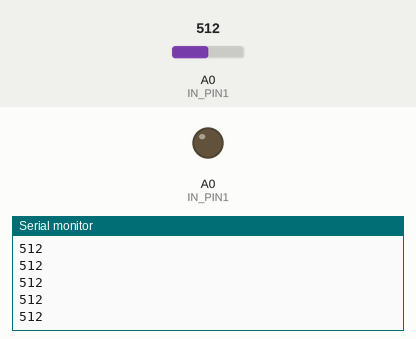
Recording of a sketch running on a simulated Arduino Uno, built with avr-gcc and run on an emulated ATmega328P. Shown: output pins drawn as LEDs (lit = HIGH), the last lines printed to the serial monitor. Inputs (shaded band) come from the test bench; at power-on: A0 (IN_PIN1) = 512.

Above: at 1.2 s.
1.3 s: A0 (IN_PIN1) set to 716
At 1.32 s:
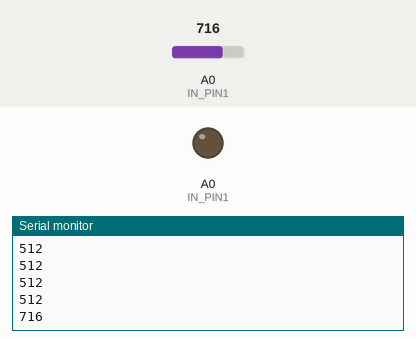
2.8 s: A0 (IN_PIN1) set to 900
At 2.83 s:
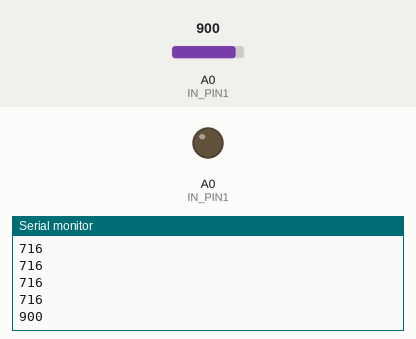
Timing chart, 0 to 5.8 s (numbered marks = the images above; inputs shaded):
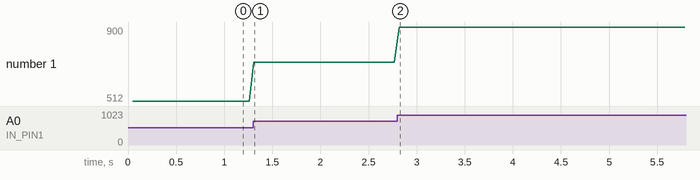

Measured:
- after the input at 1.3 s, the serial monitor: prints a new line at once (image 1)
- after the input at 2.8 s, the serial monitor: prints a new line at once (image 2)
- plotted number 1: 512 → 716 after the input at 1.3 s, 716 → 900 after the input at 2.8 s

The sketch:

FSR_capacitance.ino
```cpp
const int OUT_PIN1 = 6;
const int IN_PIN1 = A0;


void setup() {
  // put your setup code here, to run once:
  Serial.begin(9600); //set USB baudrate: 9600

}

int n=100; //num of reading
int valsum = 0;
int valavg = 0;

void loop() {
  // put your main code here, to run repeatedly:
  for(int i=0;i<n;i++){
        pinMode(IN_PIN1, INPUT);
       digitalWrite(OUT_PIN1, HIGH);
       delay(50);
       int val = analogRead(IN_PIN1);
       Serial.println(val);
       digitalWrite(OUT_PIN1, LOW);
       pinMode(IN_PIN1, OUTPUT);
       valsum += val;
  }
  valavg = valsum/n;
  valsum = 0;  //reset the value sum

}
```
